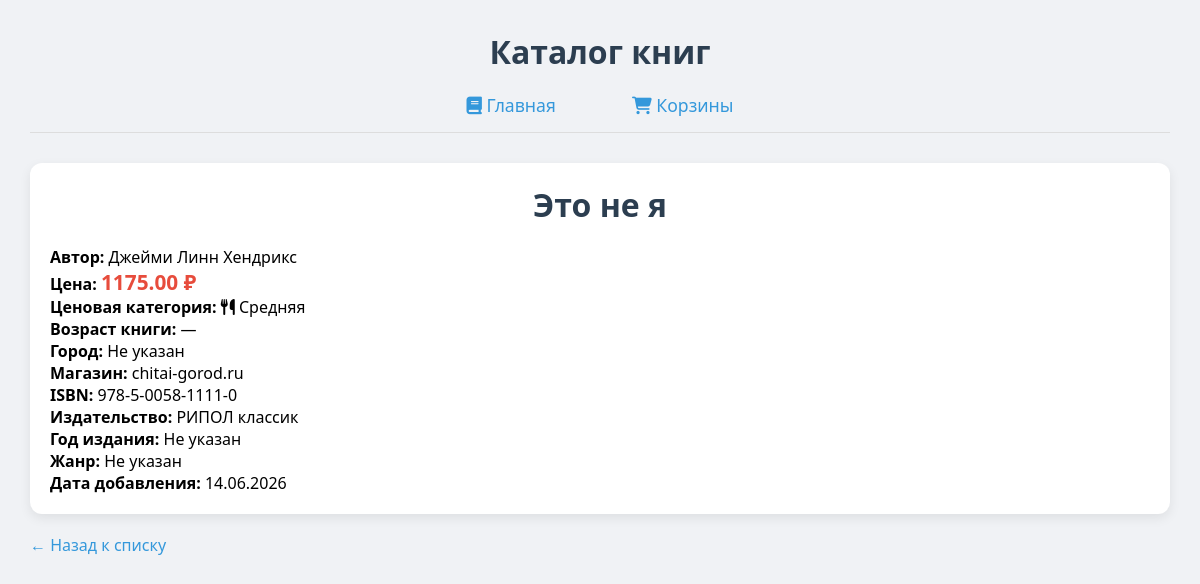
Screenshot of /book/25/ with the database file from the repository.
### books/models.py (models this page shows, shortened)
class Book(models.Model):
    title = models.CharField(max_length=300, verbose_name="Название")
    price = models.DecimalField(max_digits=10, decimal_places=2, blank=True, null=True, verbose_name="Цена")
    author = models.CharField(max_length=200, blank=True, null=True, verbose_name="Автор")
    city = models.CharField(max_length=100, blank=True, null=True, verbose_name="Город")
    source = models.CharField(max_length=100, blank=True, null=True, verbose_name="Источник")
    isbn = models.CharField(max_length=50, blank=True, null=True, verbose_name="ISBN")
    publisher = models.CharField(max_length=200, blank=True, null=True, verbose_name="Издательство")
    year = models.CharField(max_length=10, blank=True, null=True, verbose_name="Год")
    genre = models.CharField(max_length=200, blank=True, null=True, verbose_name="Жанр")
    isbn_clean = models.CharField(max_length=20, blank=True, null=True, verbose_name="ISBN (чистый)")
    created_at = models.DateTimeField(auto_now_add=True, verbose_name="Дата добавления")
    class Meta:
        verbose_name = "Книга"
        verbose_name_plural = "Книги"
        ordering = ['-created_at']

### books/views.py (the view)
# urls.py: path('book/<int:book_id>/', views.book_detail, name='book_detail'),
def book_detail(request, book_id):
    book = get_object_or_404(Book, id=book_id)
    return render(request, 'books/book_detail.html', {'book': book})

### books/templatetags/book_filters.py (called while the page is built)
@register.filter
def book_age(year):
    from datetime import datetime
    current_year = datetime.now().year
    try:
        y = int(year)
        if y >= current_year - 1:
            return mark_safe('<i class="fas fa-star"></i> Новинка')
        elif y <= current_year - 10:
            return mark_safe('<i class="fas fa-book"></i> Классика')
        else:
            return mark_safe('<i class="fas fa-leaf"></i> Современная')
    except (TypeError, ValueError):
        return "—"

@register.filter
def price_level(price):
    try:
        p = float(price)
        if p < 500:
            return mark_safe('<i class="fas fa-coffee"></i> Бюджетная')
        elif p < 1500:
            return mark_safe('<i class="fas fa-utensils"></i> Средняя')
        elif p < 3000:
            return mark_safe('<i class="fas fa-gem"></i> Выше среднего')
        else:
            return mark_safe('<i class="fas fa-crown"></i> Дорогая')
    except (TypeError, ValueError):
        return "—"

### books/templates/books/book_detail.html (shortened to what this page needs)
{% extends 'books/base.html' %}
{% load book_filters %}
{% block content %}
    <div class="book-card" style="width: auto; text-align: left;">
        <h1>{{ book.title }}</h1>
        <p><strong>Автор:</strong> {{ book.author|default:"Не указан" }}</p>
        <p><strong>Цена:</strong> <span class="price">{{ book.price|default:"Не указана" }} ₽</span></p>
        <p><strong>Ценовая категория:</strong> {{ book.price|price_level }}</p>
        <p><strong>Возраст книги:</strong> {{ book.year|book_age }}</p>
        <p><strong>Город:</strong> {{ book.city|default:"Не указан" }}</p>
        <p><strong>Магазин:</strong> {{ book.source|default:"Не указан" }}</p>
        <p><strong>ISBN:</strong> {{ book.isbn|default:"Не указан" }}</p>
        <p><strong>Издательство:</strong> {{ book.publisher|default:"Не указано" }}</p>
        <p><strong>Год издания:</strong> {{ book.year|default:"Не указан" }}</p>
        <p><strong>Жанр:</strong> {{ book.genre|default:"Не указан" }}</p>
        <p><strong>Дата добавления:</strong> {{ book.created_at|date:"d.m.Y" }}</p>
    </div>
    <a href="{% url 'book_list' %}" class="back-link">← Назад к списку</a>
{% endblock %}

### books/templates/books/base.html (style rules this page uses)
* { margin: 0; padding: 0; box-sizing: border-box; }
body { font-family: 'Segoe UI', Arial, sans-serif; background: #f0f2f5; padding: 30px; }
h1 { text-align: center; margin-bottom: 20px; color: #2c3e50; }
.book-card { background: white; border-radius: 12px; padding: 20px; box-shadow: 0 4px 12px rgba(0,0,0,0.08); transition: transform 0.2s; }
.price { color: #e74c3c; font-size: 1.3em; font-weight: bold; margin: 10px 0; }
.back-link { display: inline-block; margin-top: 20px; color: #3498db; text-decoration: none; }

### rows the page displays
Book: title "Это не я", author "Джейми Линн Хендрикс", price "1175.00", price "Средняя", year|book_age "—", city "Не указан", source "chitai-gorod.ru", isbn "978-5-0058-1111-0", publisher "РИПОЛ классик", year "Не указан", genre "Не указан", created_at "14.06.2026"
